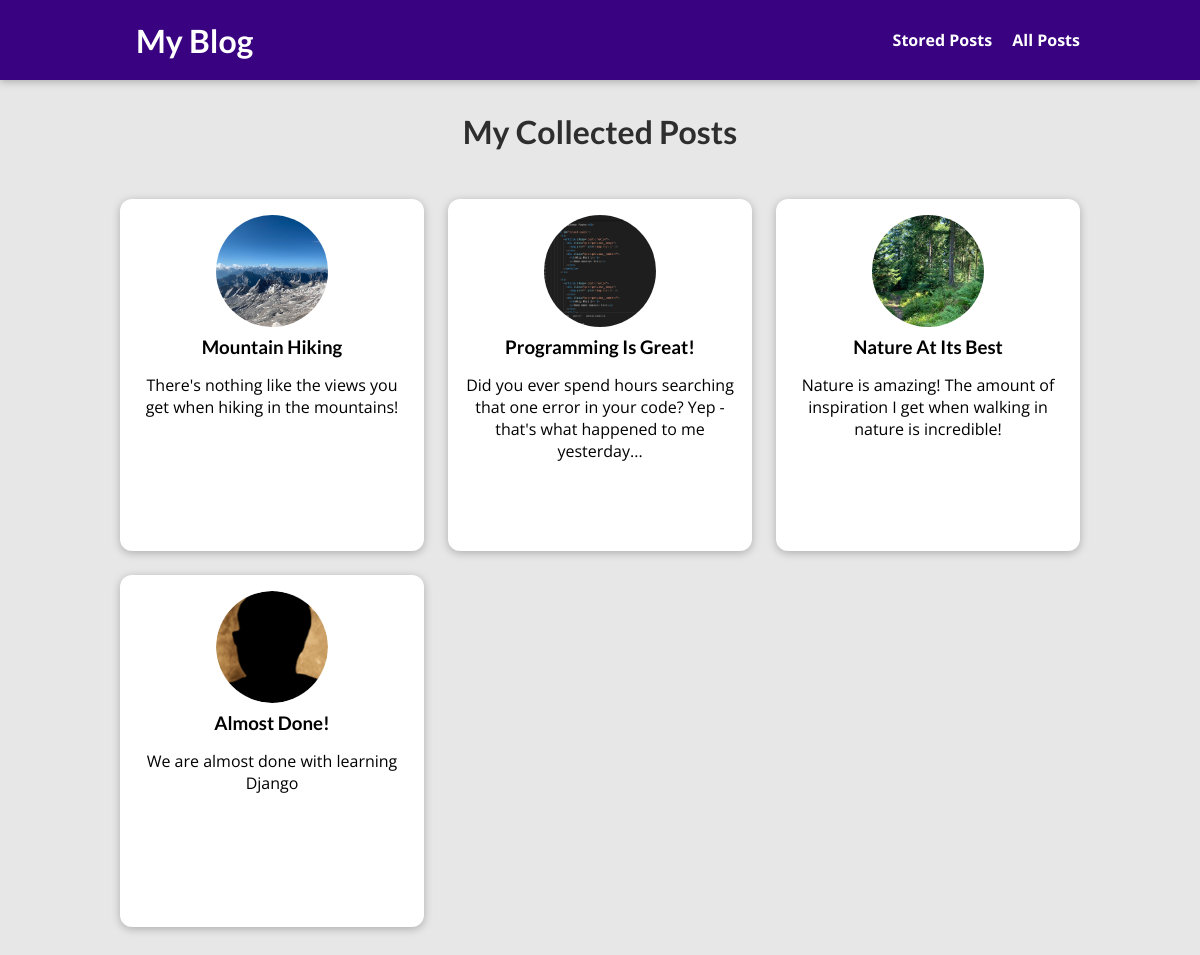
The page /posts on the database its author committed.
### blog/models.py (models this page shows, shortened)
class Post(models.Model):
    title = models.CharField(max_length=150)
    excerpt = models.CharField(max_length=200)
    image = models.ImageField(upload_to="posts", null=True)
    date = models.DateField(auto_now=True)
    slug = models.SlugField(unique=True, db_index=True)
    content = models.TextField(validators=[MinLengthValidator(10)])
    author = models.ForeignKey(Author, on_delete=models.SET_NULL, null=True, related_name="posts")
    tags = models.ManyToManyField(Tag)

### blog/views.py (the view)
# urls.py: path("posts", views.AllPostsView.as_view(), name="posts-page"),
class AllPostsView(ListView):
    template_name = "blog/all-posts.html"
    model = Post
    ordering = ["-date"]
    context_object_name = "all_posts"

### blog/templates/blog/all-posts.html (shortened to what this page needs)
{% extends "base.html" %}
{% load static %}
{% block css_files %}
    <link rel="stylesheet" href="{% static 'blog/post.css' %}"/>
    <link rel="stylesheet" href="{% static 'blog/all-posts.css' %}"/>
{% endblock %}
{% block content %}
<section id="all-posts">
    <h2>My Collected Posts</h2>
    <ul>
        {% for post in all_posts %}
            {% include "blog/includes/post.html" %}
        {% endfor %}
    </ul>
</section>
{% endblock %}

### blog/templates/blog/includes/post.html
<li>
    <article class="post">
        <a href="{% url 'post-detail-page' post.slug %}">
            <img src="{{ post.image.url }}" alt="{{post.title}}"/>
            <div class="post__content">
                <h3>{{ post.title }}</h3>
                <p>{{ post.excerpt }}</p>
            </div>
        </a>
    </article>
</li>

### static/app.css (style rules this page uses)
* { box-sizing: border-box; }
html { font-family: 'Open Sans', 'Lato', sans-serif; }
body { margin: 0; }
h1, h2, h3 { font-family: 'Lato', sans-serif; font-weight: bold; }

### blog/static/blog/post.css (style rules this page uses)
.post { display: flex; flex-direction: column; align-items: center; text-align: center; }
.post a { text-decoration: none; color: black; transition: all 0.2s ease; padding: 1rem; }
.post img { width: 5rem; height: 5rem; object-fit: cover; border-radius: 50%; }
.post h3 { margin: 0.25rem 0; }

### blog/static/blog/all-posts.css (style rules this page uses)
body { background-color: #e7e7e7; }
#all-posts { margin: 7rem auto; width: 90%; max-width: 60rem; }
#all-posts h2 { text-align: center; font-size: 2rem; color: #2e2e2e; margin: 3rem 0; }
ul { list-style: none; margin: 0; padding: 0; display: grid; grid-template-columns: repeat(auto-fill, minmax(17rem, 1fr)); gap: 1.5rem; }
.post img { width: 7rem; height: 7rem; }
.post a { height: 22rem; transform-origin: center; box-shadow: 0 2px 8px rgba(0, 0, 0, 0.25); border-radius: 12px; background-color: white; }

### rows shown on the page
Post: image (picture), title "Mountain Hiking", excerpt "There's nothing like the views you get when hiking in the mountains!"
Post: image (picture), title "Programming Is Great!", excerpt "Did you ever spend hours searching that one error in your code? Yep - that's what happened to me yesterday..."
Post: image (picture), title "Nature At Its Best", excerpt "Nature is amazing! The amount of inspiration I get when walking in nature is incredible!"
Post: image (picture), title "Almost Done!", excerpt "We are almost done with learning Django"
